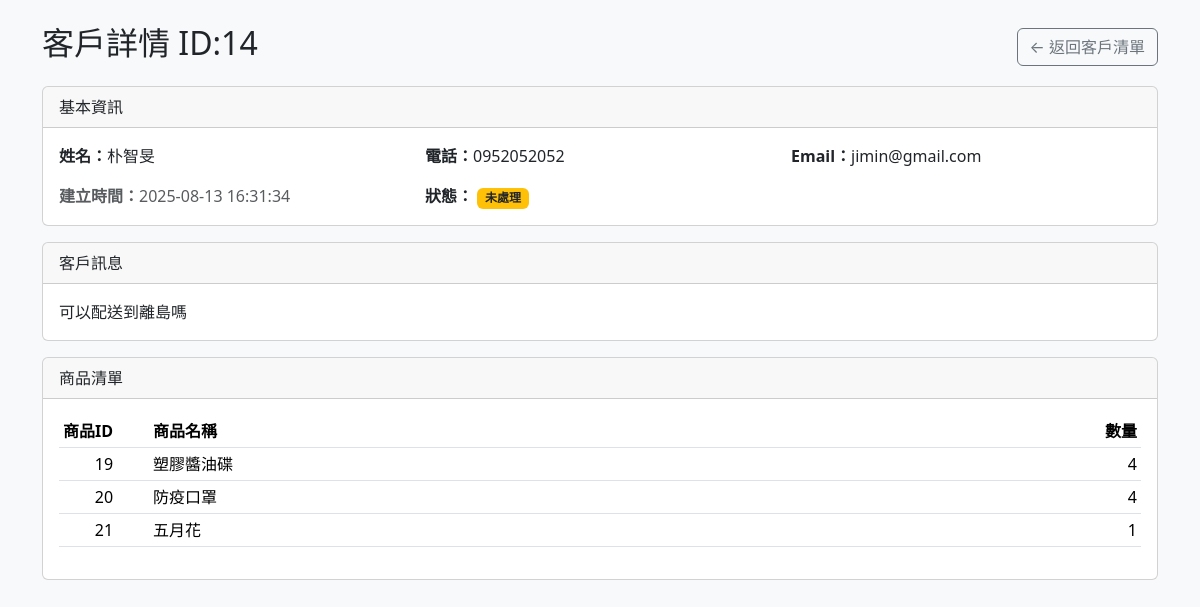
Page /customer_detail.php?id=14 (signed in) on the committed database.
### tables this page shows
CREATE TABLE `consultations` (
  `id` int(11) NOT NULL,
  `name` varchar(100) NOT NULL,
  `phone` varchar(50) NOT NULL,
  `email` varchar(150) DEFAULT NULL,
  `message` text DEFAULT NULL,
  `created_at` datetime NOT NULL DEFAULT current_timestamp(),
  `status` tinyint(4) NOT NULL DEFAULT 0 COMMENT '0=未處理, 1=已處理'
);

CREATE TABLE `consultation_items` (
  `id` int(11) NOT NULL,
  `consultation_id` int(11) NOT NULL,
  `product_id` int(11) NOT NULL,
  `qty` int(11) NOT NULL DEFAULT 1
);

CREATE TABLE `product` (
  `id` int(11) NOT NULL,
  `name` varchar(30) NOT NULL,
  `category` varchar(50) NOT NULL,
  `description` varchar(500) NOT NULL,
  `image` varchar(255) DEFAULT NULL
);

### customer_detail.php (the view, shortened to what this page needs)
<?php
require 'db.php';
$id = filter_input(INPUT_GET, 'id', FILTER_VALIDATE_INT);
$stmt = $pdo->prepare("SELECT id, name, phone, email, message, created_at,status FROM consultations WHERE id = ?");
$stmt->execute([$id]);
$c = $stmt->fetch();
$stmt = $pdo->prepare("
  SELECT ci.id, ci.product_id, ci.qty, p.name AS product_name
  FROM consultation_items ci
  LEFT JOIN product p ON p.id = ci.product_id
  WHERE ci.consultation_id = ?
  ORDER BY ci.id ASC
");
$stmt->execute([$id]);
$items = $stmt->fetchAll();
$createdAt = $c['created_at'];
$status = (int)$c['status'];
?>
<!doctype html>
<html lang="zh-Hant">
<head>
  <link href="assets/bootstrap/css/bootstrap.min.css" rel="stylesheet">
</head>
<body class="bg-light">
<div class="container py-4">
  <div class="d-flex justify-content-between align-items-center mb-3">
    <h2>客戶詳情 ID:<?= (int)$id ?></h2>
    <a href="customers.php" class="btn btn-outline-secondary">← 返回客戶清單</a>
  </div>
  <div class="card mb-3">
    <div class="card-header">基本資訊</div>
    <div class="card-body">
      <div class="row g-3">
        <div class="col-md-4"><strong>姓名：</strong><?= htmlspecialchars($c['name']) ?></div>
        <div class="col-md-4"><strong>電話：</strong><?= htmlspecialchars($c['phone']) ?></div>
        <div class="col-md-4"><strong>Email：</strong><?= htmlspecialchars($c['email'] ?? '') ?></div>
        <div class="col-md-4 text-muted"><strong>建立時間：</strong><?= htmlspecialchars($createdAt) ?></div>
        <div class="col-md-4">
          <strong>狀態：</strong>
          <form method="post" action="customer_update_status.php" class="d-inline">
            <button
              type="submit"
              class="badge <?= $status === 0 ? 'bg-warning text-dark' : 'bg-success' ?> border-0"
              style="cursor:pointer"
              title="點擊切換狀態（未處理 ↔ 已處理）"
            ><?= $status === 0 ? '未處理' : '已處理' ?></button>
          </form>
        </div>
      </div>
    </div>
  </div>
  <div class="card mb-3">
    <div class="card-header">客戶訊息</div>
    <div class="card-body">
      <?= nl2br(htmlspecialchars($c['message'] ?? '')) ?: '<span class="text-muted">（無訊息）</span>' ?>
    </div>
  </div>
  <div class="card">
    <div class="card-header">商品清單</div>
    <div class="card-body">
      <?php if (!$items): ?>
        <div class="text-muted">（無明細）</div>
      <?php else: ?>
        <div class="table-responsive">
          <table class="table table-sm align-middle">
            <thead>
              <tr>
                <th style="width:90px">商品ID</th>
                <th>商品名稱</th>
                <th class="text-end" style="width:120px">數量</th>
              </tr>
            </thead>
            <tbody>
              <?php foreach ($items as $i): ?>
                <tr>
                  <td class="text-center"><?= (int)$i['id'] ?></td>
                  <td><?= htmlspecialchars($i['product_name'] ?? ('#'.$i['product_id'])) ?></td>
                  <td class="text-end"><?= (int)$i['qty'] ?></td>
                </tr>
              <?php endforeach; ?>
            </tbody>
          </table>
        </div>
      <?php endif; ?>
    </div>
  </div>
</div>
</body>
</html>

### rows in the picture
consultations: name "朴智旻", phone "0952052052", email "jimin@gmail.com", created_at "2025-08-13 16:31:34", message "可以配送到離島嗎"
consultation_items: id "19", product.name "塑膠醬油碟", qty "4"
consultation_items: id "20", product.name "防疫口罩", qty "4"
consultation_items: id "21", product.name "五月花", qty "1"

### other values in the picture
$id "14"
